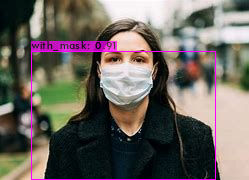
#> input picture predictions.jpg, 249 x 180 px
$ jupyter execute --allow-errors 'project implementation.ipynb'   (shell and % lines are left out)
#> lines starting #> are read from the running program, lines starting #| are printed output that depends on the picture
[cell 1]
# go to Runtime
# Change runtime type
# under hardware accelerator, open drop down list, select GPU and save

# mount the google drive
from google.colab import drive
#> (the rest of this cell did not finish here and is left out)

[cell 2]
# # changing current directory to the google drive
%cd '/content/drive/My Drive'

# # cloning darknet repo, this will create a folder, darknet

# # going to the darknet folder and getting the weights
%cd darknet

# # make changes in the Makefile to use GPU for training

# # compiling

[cell 3]
# upload custom_data.zip, classes.names, obj.data, train.txt, test.txt
# inside the darknet folder through google drive

# now, go to darknet/cfg and from there download yolov3.cfg
# open this downloaded file in any IDE (pycharm or jupyter-notebook)
# and do the following -

# step 1:
# comment out 'batch' and 'subdivision' underneath 'Testing'
# uncomment 'batch' and 'subdivision' underneath 'Training' (if it is commentted out)
# and make do batch=16, subdivision=64

# step 2:
# come down to line 20 and do max_batch=2000*(no. of classes)
# and on line 22, do step=max_batch-(20% of max_batch),max_batch+(20% of max_batch)

# step 3:
# The yolov3 model consist of 3 yolo layers at the end. Now to make changes in the yolo layers
# come down to line 610 and do classes = no. of classes
# on line 603, do filters = (5 + no. of classes) * 3
# do the same thing respectively on lines 696(2nd yolo layer) and 689('filters' above 2nd yolo layer) and
# lines 783(3rd yolo layer) and 776('filters' above 3rd yolo layer)

# step 4:
# save the file and rename it 'yolov3_custom_train.cfg'
# make a copy of this file, open it in the same way
# uncomment subdivision and batch underneath "Testing"
# comment out the 2 underneath "Training"

# step 5:
# upload these 2 files to the same directory, yolo_custom/darknet/cfg
# run the following cells

[cell 4]
%cd '/content/drive/My Drive/darknet'

# unzipping custom data to data folder

# copying the below files to data folder

# copying the config files to cfg folder

[cell 5]
# begin training by running this cell
%cd '/content/drive/My Drive/darknet'

# this will create weight files in backup folder inside darknet
# when the training is completed, you'll see a file named
# yolov3_custom_train_final.weights

[cell 6]
# # if the training stopped for whatever reason,
# # just run this cell to restart the training from the last check point
%cd '/content/drive/My Drive/darknet'

[cell 7]
# to test model with images, upload the images in the darknet folder
# this way you'll only have to write the name of the image instead of the entire path


# this will create a image, 'predictions.jpg' in the darknet folder

[cell 8]
# to check the predictions
from PIL import Image

im=Image.open('predictions.jpg')
#> im is the input picture: PIL image 249x180 RGB; mean R, G, B 108.5, 101.3, 95.5
im.resize((640,480))
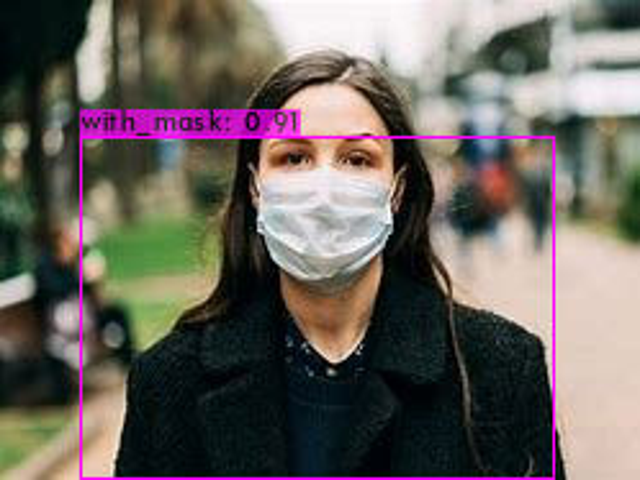
#> Out: PIL image 640x480 RGB; mean R, G, B 108.5, 101.3, 95.5
